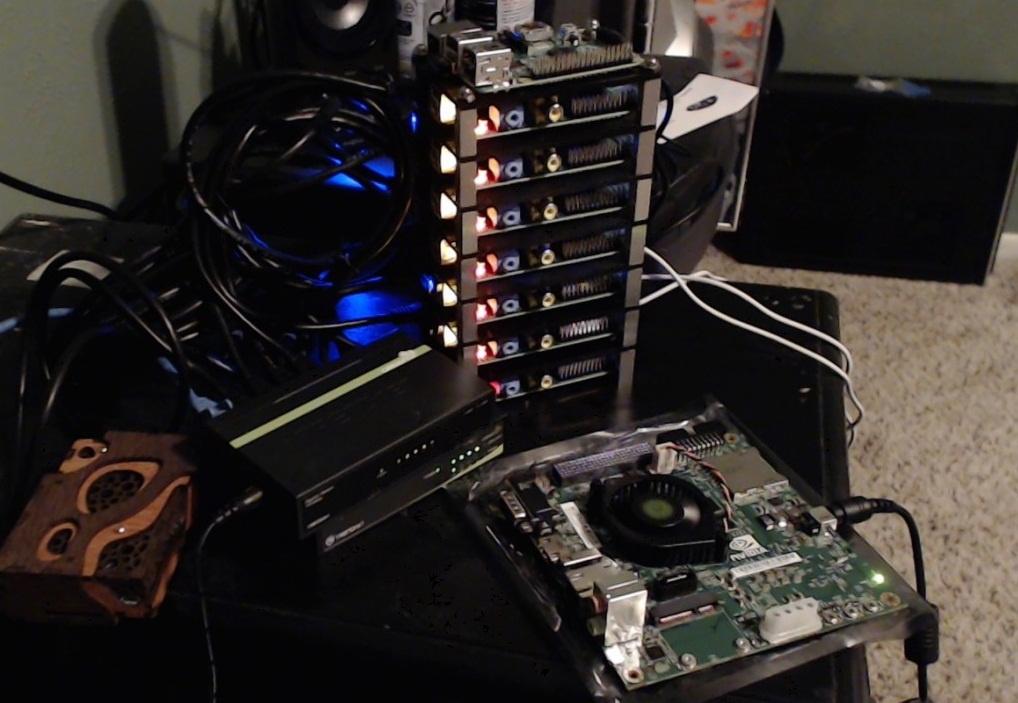
#> input picture media/mainImage.jpg, 1018 x 703 px, given in place of the camera
$ python Morphing.py
#> lines starting #> are read from the running program, lines starting #| are printed output that depends on the picture; after the words box and inside, x2 and y2 are one past the last pixel; in counts of white or black regions, pixels touching at a corner belong together
import numpy
import cv2

#capturing video feed
capture = cv2.VideoCapture(0)#captures the video feed of 1st webcam

while True:
    ret, frame = capture.read()
#> frame is the input picture: shape (703, 1018, 3); mean B, G, R 40.7, 43.2, 48.1
    hsv = cv2.cvtColor(frame, cv2.COLOR_BGR2HSV)
#> hsv: shape (703, 1018, 3); mean H, S, V 61, 68.9, 50.5

    #HSV Hue saturation color
    lowerValue  = numpy.array([100, 150, 35])#hit and trial value
    upperValue  = numpy.array([180, 255, 150]) #hit an trial values

    mask   = cv2.inRange(hsv, lowerValue, upperValue)
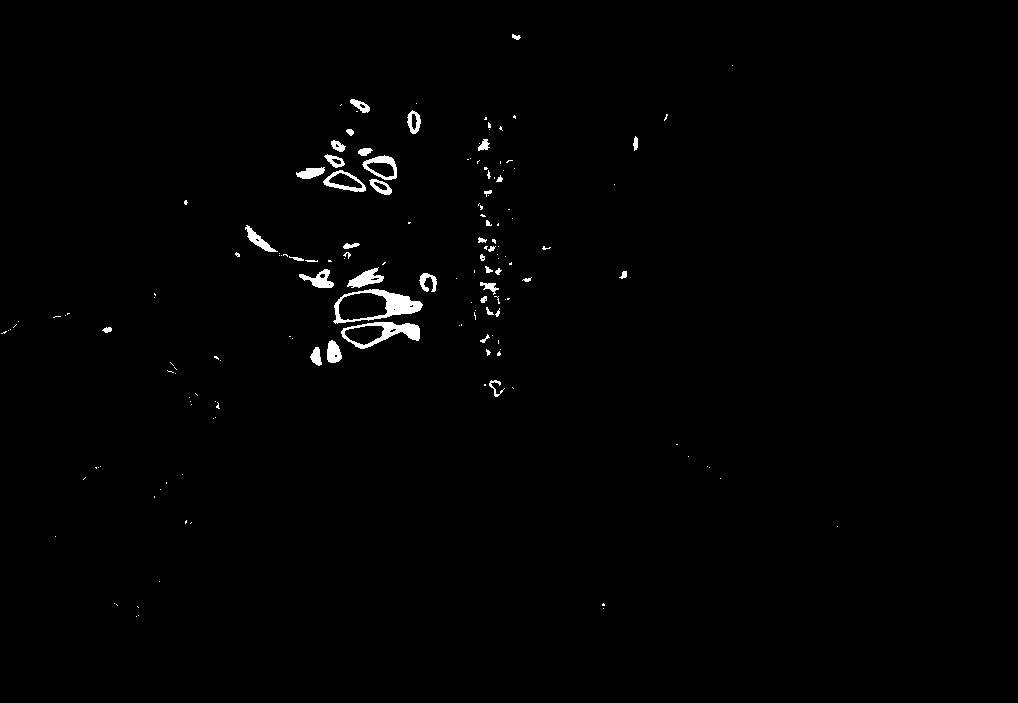
#> mask: shape (703, 1018); 0.91% white; 157 white regions (115 under 20 px), largest, box (x1, y1, x2, y2) and area: (333, 289, 423, 324) 1039, (341, 322, 420, 349) 787, (347, 267, 384, 288) 373
    result = cv2.bitwise_and(frame, frame, mask=mask)

    '''Morphological Transformation '''
    kernel   = numpy.ones((5, 5), numpy.uint8)
    #Erosion : it scans the area and if all the pixels around are of identical color it moves on
    #but if any pixel inside slide is other than of other pixels say 1 pixel is white among many black pixels
    #it removes the white pixel
    erosion  = cv2.erode(mask, kernel, iterations=1)
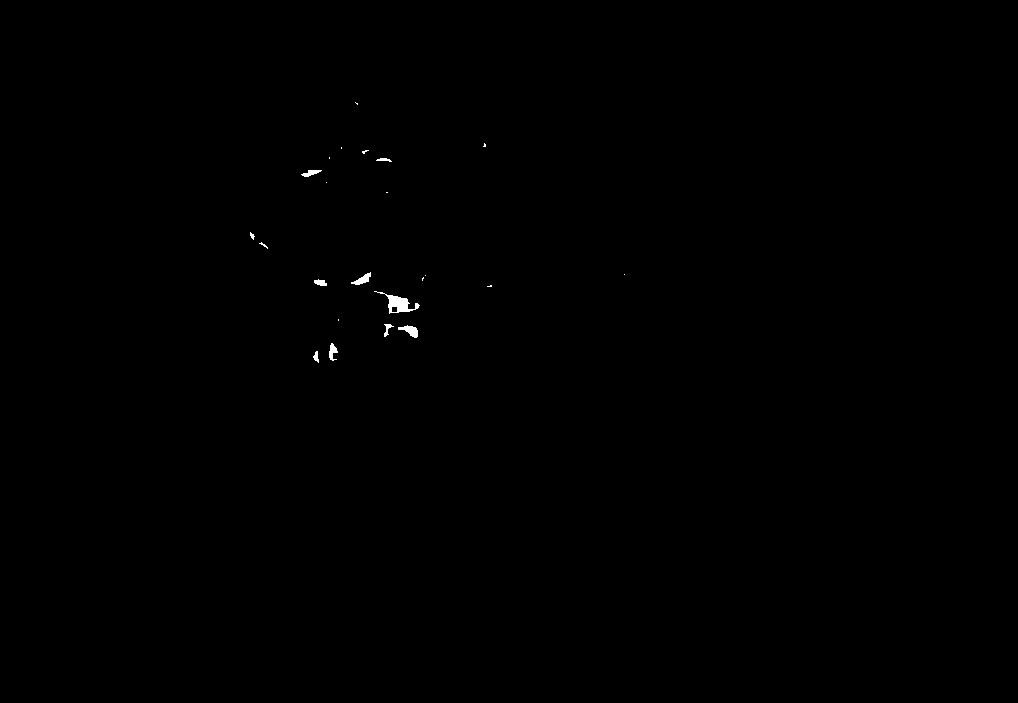
#> erosion: shape (703, 1018); 0.15% white; 23 white regions (13 under 20 px), largest, box (x1, y1, x2, y2) and area: (374, 291, 420, 314) 344, (398, 325, 418, 338) 135, (351, 272, 371, 285) 115
    #Dilation does the opposite, it pushesout that pixel of different color to the fullest
    dilation = cv2.dilate(mask, kernel, iterations=1)
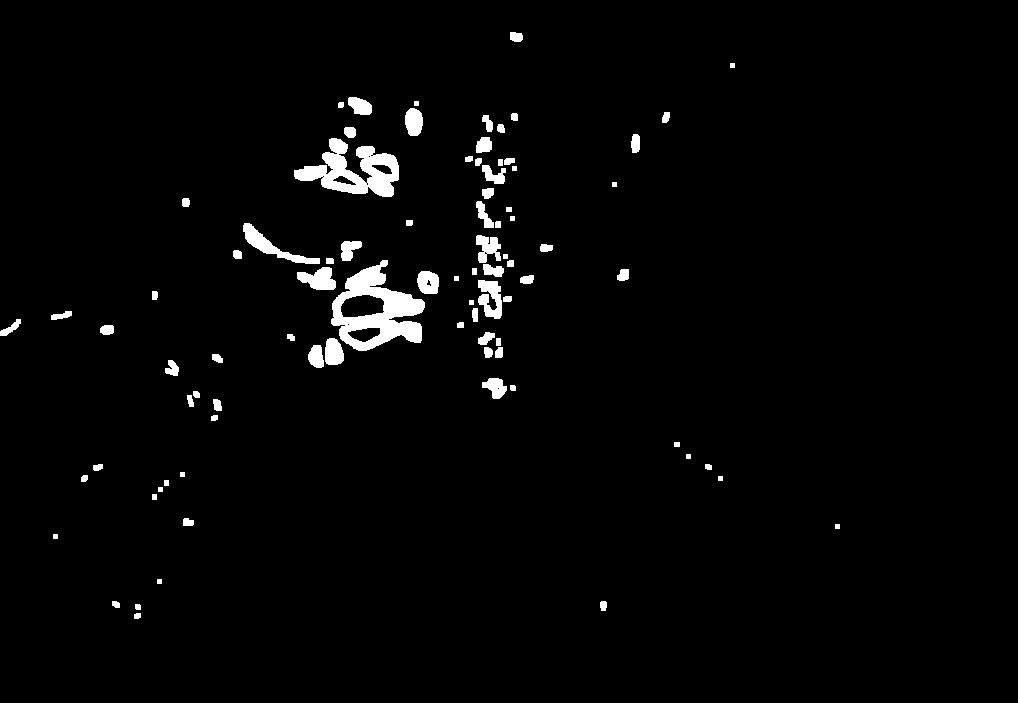
#> dilation: shape (703, 1018); 2.4% white; 86 white regions, largest, box (x1, y1, x2, y2) and area: (331, 260, 425, 351) 4025, (294, 138, 399, 197) 3023, (243, 223, 320, 264) 814

    #opening removes false positives noise from background
    opening = cv2.morphologyEx(mask,cv2.MORPH_OPEN, kernel)
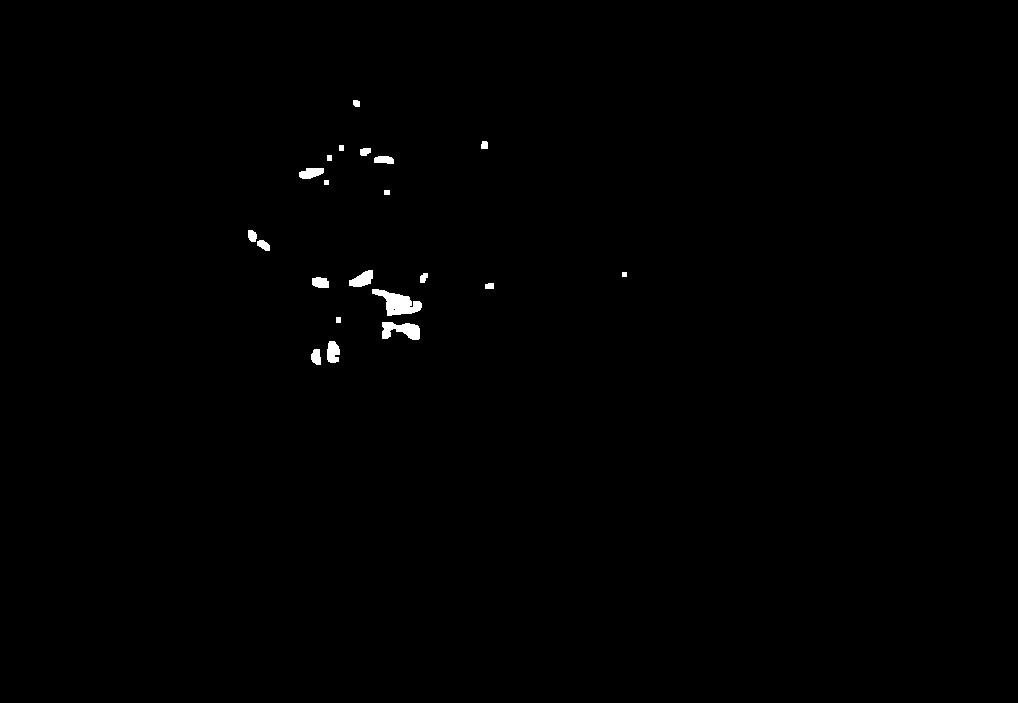
#> opening: shape (703, 1018); 0.41% white; 21 white regions, largest, box (x1, y1, x2, y2) and area: (372, 289, 422, 316) 696, (382, 322, 420, 340) 456, (349, 270, 373, 287) 263

    #closing removes false negatives noise from foreground
    closing = cv2.morphologyEx(mask, cv2.MORPH_CLOSE, kernel)
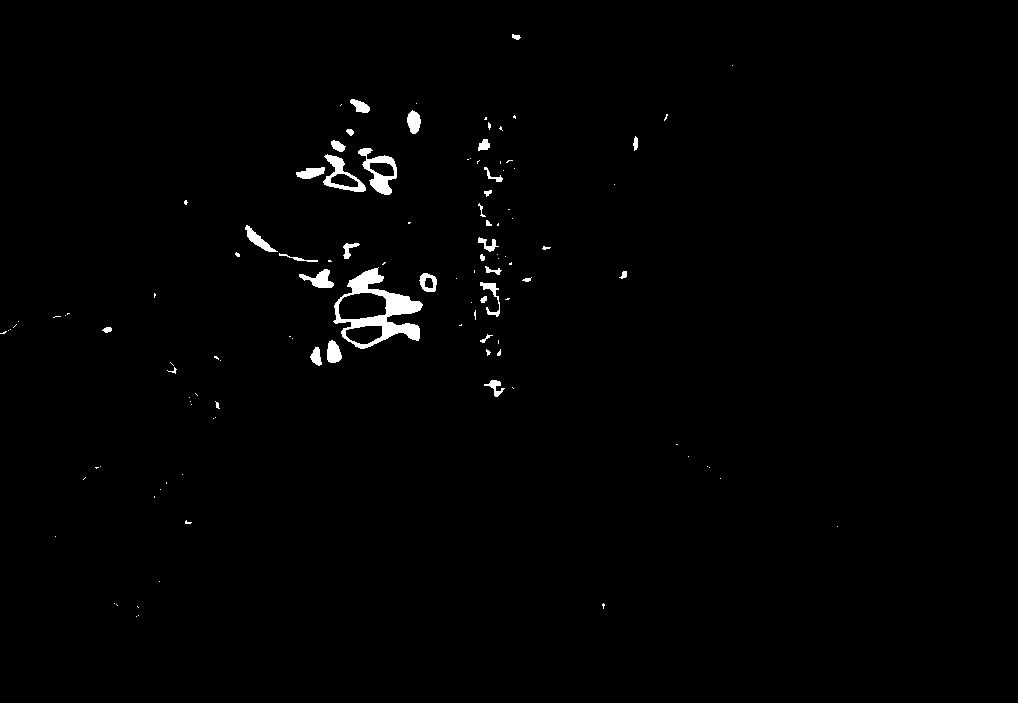
#> closing: shape (703, 1018); 1% white; 115 white regions (80 under 20 px), largest, box (x1, y1, x2, y2) and area: (333, 267, 423, 349) 2477, (358, 148, 397, 195) 721, (323, 154, 366, 192) 542


    ''' There are two more morphology
        tophap   : difference between input media and opening of media
        blackhat : difference between the closing of the input media and input media
     '''
    #media show
    cv2.imshow('Orignal Feed', frame)
    cv2.imshow('Mask', mask)
    cv2.imshow('Result', result)
    cv2.imshow('Erosion', erosion)
    cv2.imshow('Dilation', dilation)
    cv2.imshow('Opening', opening)
    cv2.imshow('Closing', closing)

    #listen the pressed key
    if cv2.waitKey(1) & 0xFF == ord('q'):
#> (key q is pressed here)
        break

#releases the capture
capture.release()
cv2.destroyAllWindows()
